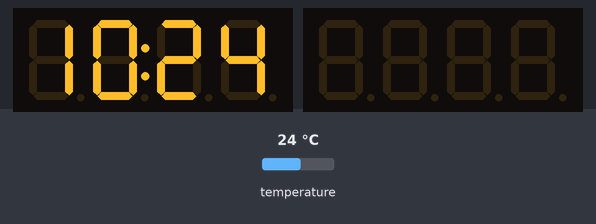
A sketch run on a simulated ESP8266 (NodeMCU). On the bench: 2 × 4-digit seven-segment display. The test bench sets the inputs (shaded band); at power-on: temperature 24 °C. WiFi joins after 1.5 s; servers stay silent unless stated; network time is answered at once with the bench clock; the local clock reads 2024-03-15 10:24:30 at power-on unless the sketch sets it; not simulated (calls return 0 or success): /home/jimm/Arduino/arduino_secrets.h; what the sketch prints to the serial monitor is not drawn.

Above: at 3.7 s.
3.8 s: temperature set to 12 °C
At 5.1 s:
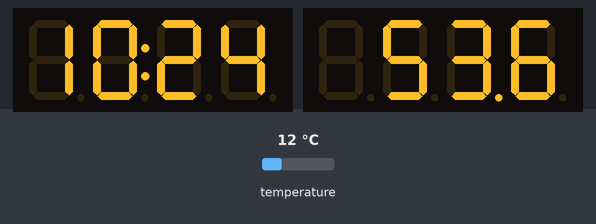
10.1 s: temperature set to 19 °C
At 15.9 s:
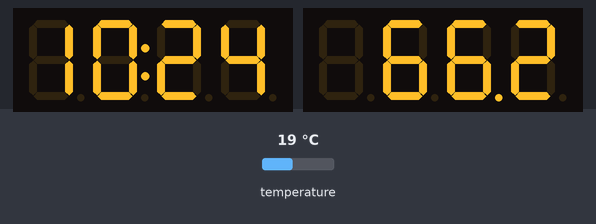
16.4 s: temperature set to 28 °C
At 20.2 s:
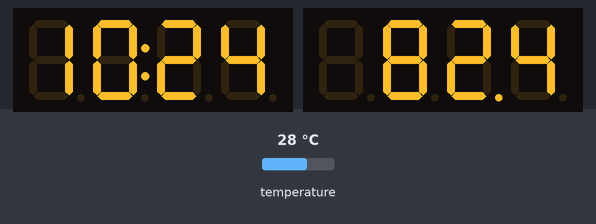
Timing chart, 0 to 21.7 s (numbered marks = the images above; inputs shaded):
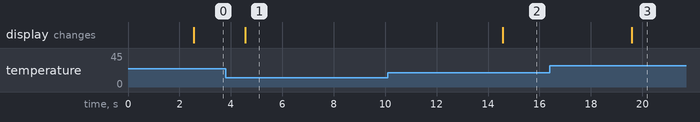

The sketch:

ESP_TimeAndTemp.ino
```cpp
// (licence header left out)
#include "/home/jimm/Arduino/arduino_secrets.h"

///////please enter your sensitive data in the Secret tab/arduino_secrets.h
char ssid[]     = SECRET_SSID;        // your network SSID (name)
char password[] = SECRET_PASS;    // your network password (use for WPA, or use as key for WEP)
int keyIndex = 0;            // your network key Index number (needed only for WEP)

#include <ESP8266WiFi.h>
#include <WiFiUdp.h>
#include <ESP8266mDNS.h>
#include <NTPClient.h>
#include <TimeLib.h>
#include <time.h>
#include <Timezone.h>    // https://github.com/JChristensen/Timezone
#include <Wire.h> // Enable this line if using Arduino Uno, Mega, etc.
#include <Adafruit_GFX.h>
#include "Adafruit_LEDBackpack.h"
#include <OneWire.h>
#include <stdio.h>
#include <stdlib.h>

Adafruit_7segment ledClock = Adafruit_7segment();
Adafruit_7segment ledTemp = Adafruit_7segment();
OneWire  ds(D5);  // on pin 10 (a 4.7K resistor is necessary)


/**
 * Input time in epoch format and return tm time format
 * by Renzo Mischianti <www.mischianti.org>
 */
static tm getDateTimeByParams(long time){
    struct tm *newtime;
    const time_t tim = time;
    newtime = localtime(&tim);
    return *newtime;
}
/**
 * Input tm time format and return String with format pattern
 * by Renzo Mischianti <www.mischianti.org>
 */
static String getDateTimeStringByParams(tm *newtime, char* pattern = (char *)"%d/%m/%Y %H:%M:%S"){
    char buffer[30];
    strftime(buffer, 30, pattern, newtime);
    return buffer;
}

static String getEpochStringByParams(long time, char* pattern = (char *)"%I%M"){
//    struct tm *newtime;
    tm newtime;
    newtime = getDateTimeByParams(time);
    return getDateTimeStringByParams(&newtime, pattern);
}


WiFiUDP ntpUDP;

// By default 'pool.ntp.org' is used with 60 seconds update interval and
// no offset
//NTPClient timeClient(ntpUDP);

// You can specify the time server pool and the offset, (in seconds)
// additionaly you can specify the update interval (in milliseconds).
int GTMOffset = 0; // SET TO UTC TIME
NTPClient timeClient(ntpUDP, "time.nist.gov", GTMOffset*60*60, 15*60*1000);

// US Pacific Time Zone (Las Vegas, Los Angeles)
TimeChangeRule usPDT = {"PDT", Second, Sun, Mar, 2, -420};
TimeChangeRule usPST = {"PST", First, Sun, Nov, 2, -480};
Timezone usPT(usPDT, usPST);

// UDP temp info

#define TEMP_PORT 5226
WiFiUDP tempUDP;
char packet[255];
char reply[10];
int packetSize;

// OneWire Stuff
  byte i;
  byte present = 0;
  byte type_s;
  byte data[9];
  byte addr[8];
  float celsius, fahrenheit;

char *ftoa(char *a, double f, int precision)
{
  long p[] = {0,10,100,1000,10000,100000,1000000,10000000,100000000};

  char *ret = a;
  long heiltal = (long)f;
  itoa(heiltal, a, 10);
  while (*a != '\0') a++;
  *a++ = '.';
  long desimal = abs((long)((f - heiltal) * p[precision]));
  itoa(desimal, a, 10);
  return ret;
}

void sendTemp(void)
{
  // If packet received...
  packetSize = tempUDP.parsePacket();
  if (packetSize)
  {
    Serial.print("Received packet! Size: ");
    Serial.println(packetSize);
    int len = tempUDP.read(packet, 255);
    if (len > 0)
    {
      packet[len] = '\0';
    }
    Serial.print("Packet received: ");
    Serial.println(packet);

    // Send return packet
    ftoa(reply,fahrenheit,1);
    tempUDP.beginPacket(tempUDP.remoteIP(), tempUDP.remotePort());
    tempUDP.write(reply);
    tempUDP.endPacket();
  }
}

void findDS(void)
{
  if ( !ds.search(addr)) {
    Serial.println("No more addresses.");
    Serial.println();
    ds.reset_search();
    delay(250);
    return;
  }

  Serial.print("ROM =");
  for( i = 0; i < 8; i++) {
    Serial.write(' ');
    Serial.print(addr[i], HEX);
  }

  if (OneWire::crc8(addr, 7) != addr[7]) {
      Serial.println("CRC is not valid!");
      return;
  }
  Serial.println();

}

void readDS (void)
{

  ds.reset();
  ds.select(addr);
  ds.write(0x44, 1);        // start conversion, with parasite power on at the end

  delay(1000);     // maybe 750ms is enough, maybe not
  // we might do a ds.depower() here, but the reset will take care of it.

  present = ds.reset();
  ds.select(addr);
  ds.write(0xBE);         // Read Scratchpad

  /*
  Serial.print("  Data = ");
  Serial.print(present, HEX);
  Serial.print(" ");
  */ // uncomment for testing
  for ( i = 0; i < 9; i++) {           // we need 9 bytes
    data[i] = ds.read();
    //Serial.print(data[i], HEX); // uncomment for testing
    //Serial.print(" ");          // uncomment for testing
  }
  /*
  Serial.print(" CRC=");
  Serial.print(OneWire::crc8(data, 8), HEX);
  Serial.println();
  */ // uncomment for testing

  // Convert the data to actual temperature
  // because the result is a 16 bit signed integer, it should
  // be stored to an "int16_t" type, which is always 16 bits
  // even when compiled on a 32 bit processor.
  int16_t raw = (data[1] << 8) | data[0];
  if (type_s) {
    raw = raw << 3; // 9 bit resolution default
    if (data[7] == 0x10) {
      // "count remain" gives full 12 bit resolution
      raw = (raw & 0xFFF0) + 12 - data[6];
    }
  } else {
    byte cfg = (data[4] & 0x60);
    // at lower res, the low bits are undefined, so let's zero them
    if (cfg == 0x00) raw = raw & ~7;  // 9 bit resolution, 93.75 ms
    else if (cfg == 0x20) raw = raw & ~3; // 10 bit res, 187.5 ms
    else if (cfg == 0x40) raw = raw & ~1; // 11 bit res, 375 ms
    //// default is 12 bit resolution, 750 ms conversion time
  }
  celsius = (float)raw / 16.0;
  fahrenheit = celsius * 1.8 + 32.0;
  /*
  Serial.print("  Temperature = ");
  Serial.print(celsius);
  Serial.print(" Celsius, ");
  Serial.print(fahrenheit);
  Serial.println(" Fahrenheit");
  */ // uncomment for testing
}

void ntpUpdate(void)
{
  if (timeClient.update()){
     Serial.println ( "Adjust local clock" );
     unsigned long epoch = timeClient.getEpochTime();
     setTime(epoch);
  }else{
     Serial.println ( "NTP not updated" );
  }
}

void setup()
{
  Serial.begin(115200);
  WiFi.begin(ssid, password);
  ledClock.begin(0x70);
  ledTemp.begin(0x71);

  findDS();

  delay(1000);

  Serial.println();
  Serial.println();

  while ( WiFi.status() != WL_CONNECTED )
  {
    delay ( 500 );
    Serial.print ( "." );
  }
  // Connected to WiFi
  Serial.println();
  Serial.print("Connected! IP address: ");
  Serial.println(WiFi.localIP());
  Serial.println();

  // Set up mDNS responder:
  // - first argument is the domain name, in this example
  //   the fully-qualified domain name is "esp8266.local"
  // - second argument is the IP address to advertise
  //   we send our IP address on the WiFi network
  if (!MDNS.begin("outsidetemp")) {
    Serial.println("Error setting up MDNS responder!");
    while (1) { delay(1000); }
  }
  Serial.println("mDNS responder started");

  timeClient.begin();
  delay ( 1000 );
  ntpUpdate();

  tempUDP.begin(TEMP_PORT);
  Serial.print("Listening on UDP port: ");
  Serial.println(TEMP_PORT);
}

int loopCnt = 0;

void loop()
{
  // I print the time from local clock but first I check DST
  // to add hours if needed
  char* ltime_array = new char[5];
  String ltime=getEpochStringByParams(usPT.toLocal(now()));
  // Serial.print("String ltime = "); // uncomment for testing
  // Serial.println(ltime);           // uncomment for testing
  strcpy(ltime_array, ltime.c_str());
  // Serial.print("ltime_array = ");  // uncomment for testing
  // Serial.println(ltime_array);     // uncomment for testing
  ltime_array[4] = 0;
  int timeint = atoi(ltime_array);
  // Serial.print("timeint = ");      // uncomment for testing
  // Serial.println(timeint);         // uncomment for testing
    // print a string message
  ledClock.print(timeint);
  ledClock.drawColon(true);
  ledClock.writeDisplay();

  delay(1000);

  readDS();
  ledTemp.print(fahrenheit,1);
  ledTemp.writeDisplay();

  delay(1000);

  sendTemp();
  delay(1000);

  MDNS.update();
  delay(1000);

  loopCnt++;
  // Serial.print("loopCnt = "); // uncomment for testing
  // Serial.println(loopCnt);    // uncomment for testing
  if(loopCnt >= 600)
  {
    loopCnt=0;
    ntpUpdate();
  }
}
```

Measured:
- after the input at 3.8 s, the display: changes after 0.76 s (image 1)
- after the input at 10.1 s, the display: changes after 4.5 s (image 2)
- after the input at 16.4 s, the display: changes after 3.2 s (image 3)
